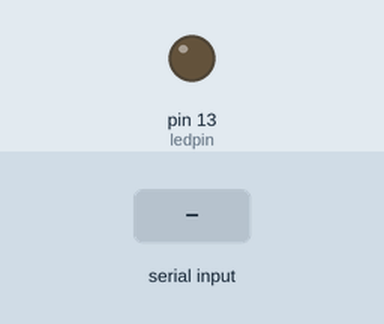
Recording of a sketch running on a simulated Arduino Uno, built with avr-gcc and run on an emulated ATmega328P. Parts: output pins drawn as LEDs (lit = HIGH). The inputs (shaded band) are chosen by the test bench. What the sketch prints to the serial monitor is not drawn.

Above: at 1.2 s.
1.3 s: "L" received over Serial
At 1.42 s:
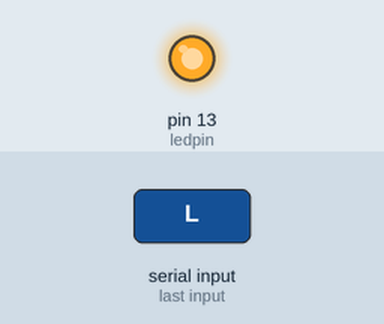
Timing chart, 0 to 4.3 s (numbered marks = the images above; inputs shaded):
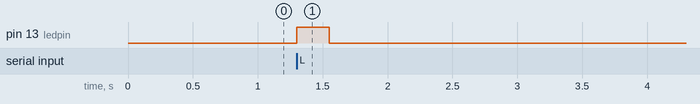

The sketch:

Bluetooth_Module.ino
```cpp
int val;
int ledpin=13;
void setup()
{
Serial.begin(9600);
 pinMode(ledpin,OUTPUT);
}
 void loop()
{ val=Serial.read();
if(val=='L')
 {
digitalWrite(ledpin,HIGH);
delay(250);
digitalWrite(ledpin,LOW);
delay(250);
 Serial.println("LAFVIN");
}
}
```

Measured:
- after the input at 1.3 s, pin 13 (ledpin): LOW → HIGH at once, → LOW 0.25 s later
